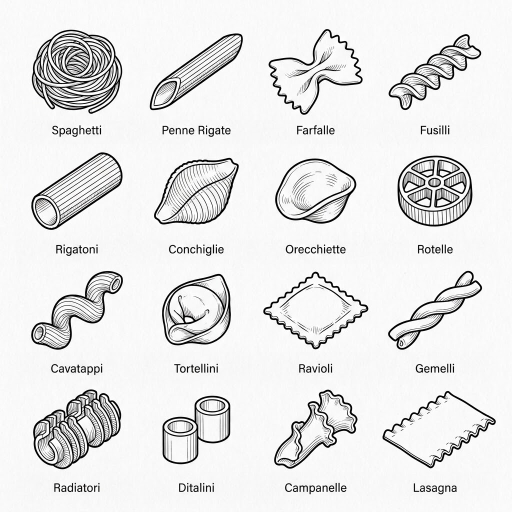
#> input picture data/studio/gemini2/01-1-pasta-field-guide/sources/gemini-g1.png, 1024 x 1024 px (shown at 1/2 size)
$ python build.py gemini-g1.png gemini-g2.png 1.0 1.0 1.0 1.0   (older library calls are emulated)
#> lines starting #> are read from the running program, lines starting #| are printed output that depends on the picture; after the words box and inside, x2 and y2 are one past the last pixel; in counts of white or black regions, pixels touching at a corner belong together
### scripts/studio/oneink.py
"""
One ink from an illustration (the studio's raster path): a tonal or line
illustration on light paper becomes the two print files the MONO Design
Guidelines ask for, checked against sections 02, 04 and 05.

  python scripts/studio/oneink.py <image> <out-dir> <slug> [--crop x0,y0,x1,y1] [--size 0.9]
      [--mode engrave|halftone|line|pen|tone] [--edge horizon|dissolve|circle|arch|oval] [--title "OCTOPUS"] [--sub "Octopus vulgaris"]
      [--plate "Pl. IV"] [--view "Side elevation"] [--views 1] [--outline] [--ground] [--anchor 0.4]

Writes the files of the guidelines' delivery folder (section 09), at 300 DPI on
the 28 x 37 cm print area (3307 x 4370 px):
  <slug>.png         line art: one file, black ink (printed white on black tees);
  <slug>-black.png   tonal work: white ink for a black tee, the subject's light parts
  <slug>-white.png   and black ink for a white tee, its dark parts (two positives);
  <slug>-preview.png 1500 px wide, the design on a black background;
  <slug>-check.json  the measures and anything that fails (not delivered);
  print.json         the same measures, delivered with the design: the shop reads its size,
                     its coverage and whether it may print in white ink on a black tee.

--title and --sub set a heading above the picture, letter-spaced, in Space
Grotesk (SIL OFL 1.1): its capitals 8.5 mm (a heavier stroke) and 5 mm high, with a
0.5 mm rule under it. --plate adds a plate number at the rule's right ("Pl. IV"), --view
names the view after the subtitle ("Side elevation"). A title or subtitle that says
"study" claims several views: --views (how many the picture really shows) must be 2 or
more, or the check fails.

--mode engrave (the default for generated drawings) is line and solid only: no dot
screen anywhere. Lines are found by local contrast (a generated engraving's hatching is
finer than a pixel and reads as grey tone), only the truly dark parts print solid, a flat
grey with no line in it is left as tee; specks under 0.5 mm go. line, pen and tone are the older conversions (line and pen screen a
flat grey; tone is a dot screen throughout); in every mode but tone, more than 3% of the
ink in screen dots fails the check.

--mode halftone is for a shaded picture (tone that carries the drawing: a lit tower, a
feathered breast). It is the screen the shop's own photographs and uploads print with
(scripts/photos/halftone.py, lib/upload/convert.ts), but finer: round dots at 55 lpi (the textile
standard for photographic detail; the catalogue's 1500 px prints and uploads stay at 30) and 45 degrees, the
lightest dot 8% of a cell, the darkest tone 80% (a dark mass wider than 3.5 mm is scaled down to
that open mesh, its texture kept, a narrower stroke stays solid), highlights under 4% left as tee. It is
delivered for the white tee alone (<slug>-white.png: dark dots on a light tee); the dots are
the screen, so the screen, thin-ink and speck measures don't apply to it.

--outline says the picture is drawn as outline, with no cast shadows or shading masses
(asked for in the prompt). Only such a drawing may print in white ink on a black tee: a
shaded drawing printed white is a photographic negative (shadows glow). print.json's
blackTee is --outline and under 10% of the ink in solid fills.

The picture sits at the optical centre of the space under the heading (a little above
the middle), never pinned to the top. A wide subject (over 1.6 times as wide as tall) or
--ground gets a ground line under it and a dimension line below that, so a side
elevation builds height instead of floating as a strip.

--edge is for a full-bleed picture (a scene to the edges), which must not land on
the tee as a rectangle. It says how the scene ends, chosen per design:
  horizon  the ground ends in a straight cut with a thin rule under it; the sides and
           the top fall away, an empty sky is left as tee (the default for a scene);
  dissolve the scene dissolves into the tee on every side, its edge wandering (the scene's
           edge for generated work: no hard rectangle);
  rect     (or plate) cut to a rectangle with a thin keyline round it: fails the check (a hard
           rectangle reads as a photo printed on a shirt);
  circle   cut to a circle with a thin ring (a lens, a seal: a moon, an island);
  arch     a rectangle with a round top and a keyline (a window: falls, towers);
  oval     (or vignette) an engraver's vignette fading to nothing (sparingly: at most one in ten).
--fade is the old name for --edge oval. The keylines are 0.7 mm, 2.5 mm off the picture;
on a black tee only the light parts that carry drawing print, never a plain light area.

Every pixel is ink or nothing (alpha 0 or 255). Tone is a clustered-dot
screen whose dots and gaps are never under 0.4 mm; lines dark enough print
as lines; a dark mass wider than 4 mm is held to an open mesh, never a slab.
"""
import json, os, sys
import cv2
import numpy as np
from PIL import Image, ImageDraw, ImageFont
from scipy import ndimage as ndi

DPI = 300
PX_MM = DPI / 25.4
AREA_W, AREA_H = round(280 * PX_MM), round(370 * PX_MM)  # 3307 x 4370
DESIGN_W, DESIGN_H = 260 * PX_MM, 350 * PX_MM
TOP = round(10 * PX_MM)
# The share of the spare height left above the picture (the optical centre: 40% above, 60% below). A
# picture as wide as it is tall (a round badge) placed so leaves the back empty for 4.6 cm and fails
# the 25 mm start: --anchor 0.15 sets it higher, still clear of the top.
ANCHOR = 0.4
# The heading's height and the space under it (px), when there is one (set in main).
HEAD = 0
# The screen: a 45-degree clustered dot, cell 1.1 mm (about 23 lines an inch).
CELL_MM = 1.1
# The darkest tone a mass may carry: 78% ink, an open mesh.
MAX_MASS_TONE = 0.78
# Where the picture was placed by the last fit (x0, top, width, height in px), for the ground line and the checks.
LAST_BOX = None
# The share of the ink the conversion put down as screen dots (line/pen screen a flat grey; tone is all dots).
SCREENED = 0.0


# [15 lines left out: functions load, flatten_paper, not called in this run]


# How much of the source's drawing sits by a sharp line (set in main; of 14 reviewed studio sources under 0.35, one reached 7).
CRISP = None
CRISP_WARN = 0.35


# [51 lines left out: functions crispness, darkness, fade, dissolve, not called in this run]


EDGES = ("horizon", "dissolve", "rect", "circle", "arch", "oval")
RULE_MM, GAP_MM = 0.7, 2.5


# [51 lines left out: functions edge_shape, edge_rule, crop_box, not called in this run]


FONT = os.path.join(os.path.dirname(__file__), "..", "..", "assets", "fonts", "space-grotesk.ttf")


# [81 lines left out: functions heading, fit, fit_one, not called in this run]


GROUND_MM, DIM_GAP_MM = 0.6, 7.0


# [16 lines left out: function ground_block, not called in this run]


GROUND_BELOW = round((1.5 + GROUND_MM + DIM_GAP_MM + 3) * PX_MM)


def disc(r_px):
    r = int(np.ceil(r_px))
    y, x = np.ogrid[-r:r + 1, -r:r + 1]
    return (x * x + y * y <= r_px * r_px).astype(np.uint8)


# [54 lines left out: functions screen_map, hold_masses, to_ink, engrave_ink, not called in this run]


# The shop's screen (scripts/photos/halftone.py, lib/upload/convert.ts), at this file's 300 DPI, at 55 lpi
# from Oct 2026 (6 px a cell; designs converted before then were screened at 30 and are left as they are).
HT_LPI, HT_ANGLE = 55, 45
HT_MAX_TONE = 0.8
HT_MIN_DOT = 0.08
# A dark mass: a square 3.5 mm across fits inside it (halftone.py SLAB_PX, 19 px at 1500 px for 28 cm).
HT_SLAB_PX = round(19 * AREA_W / 1500) | 1
_ht_screen = None


# [365 lines left out: functions halftone_screen, subject_only, halftone_ink, line_ink, slab_mask, pen_ink and 9 more, not called in this run]


# [2 lines that do not run on import are left out]

### data/studio/gemini2/01-1-pasta-field-guide/sources/build.py
import sys; sys.path.insert(0,'../wt-shop/scripts/studio')
from PIL import Image, ImageDraw, ImageFont
import numpy as np, cv2, oneink, json
from oneink import disc, PX_MM
from skimage.morphology import skeletonize
W,H=3307,4370; PX=PX_MM; F='../wt-shop/assets/fonts/'
SRC=sys.argv[1] if len(sys.argv)>1 else 'g1.jpg'; OUT=sys.argv[2] if len(sys.argv)>2 else 'p1'
TH=0.55
ROWS0=[(40,240),(290,470),(522,710),(762,950)]
NAMES=["Spaghetti","Penne Rigate","Farfalle","Fusilli","Rigatoni","Conchiglie","Orecchiette","Rotelle",
       "Cavatappi","Tortellini","Ravioli","Gemelli","Radiatori","Ditalini","Campanelle","Lasagne"]
g=np.asarray(Image.open(SRC).convert('L')).astype(np.float32)
for y0,y1 in [(236,282),(476,518),(716,756),(950,998)]: g[y0:y1,:]=255     # Gemini's labels
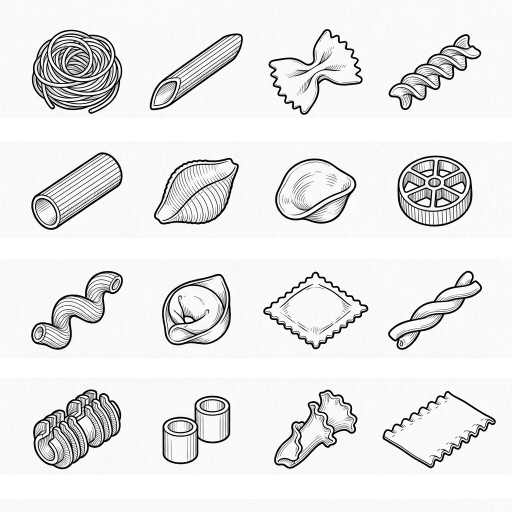
#> g: shape (1024, 1024) float32 (shown at 1/2 size); min 0, max 255, mean 233.7
bgd=cv2.GaussianBlur(cv2.dilate(g,np.ones((15,15),np.uint8)),(0,0),10)
n=np.clip(g/np.maximum(bgd,1),0,1)
ink0=(n<0.75)
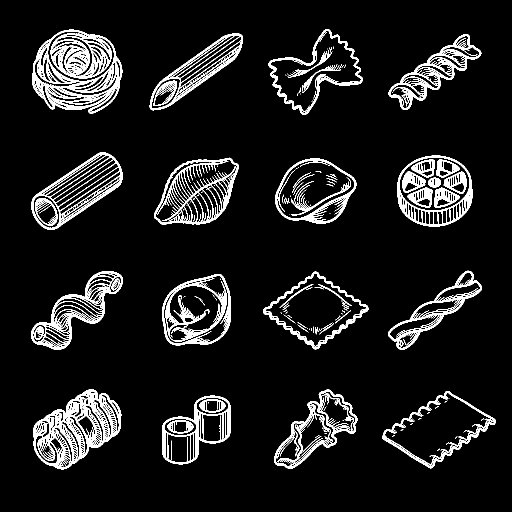
#> ink0: shape (1024, 1024) bool (shown at 1/2 size); 8.6% white; 246 white regions (181 under 20 px), largest, box (x1, y1, x2, y2) and area: (64, 59, 245, 228) 12592, (66, 779, 243, 939) 9471, (308, 315, 478, 449) 5504
ys,xs=np.nonzero(ink0[:, :]); X0,X1=xs.min()-6,xs.max()+6; Y0,Y1=ys.min()-6,ys.max()+6
#> after `X0, X1 = (xs.min() - 6, xs.max() + 6)`: X0 = 56; X1 = 997
#> after `Y0, Y1 = (ys.min() - 6, ys.max() + 6)`: Y0 = 52; Y1 = 944
n=n[Y0:Y1,X0:X1]
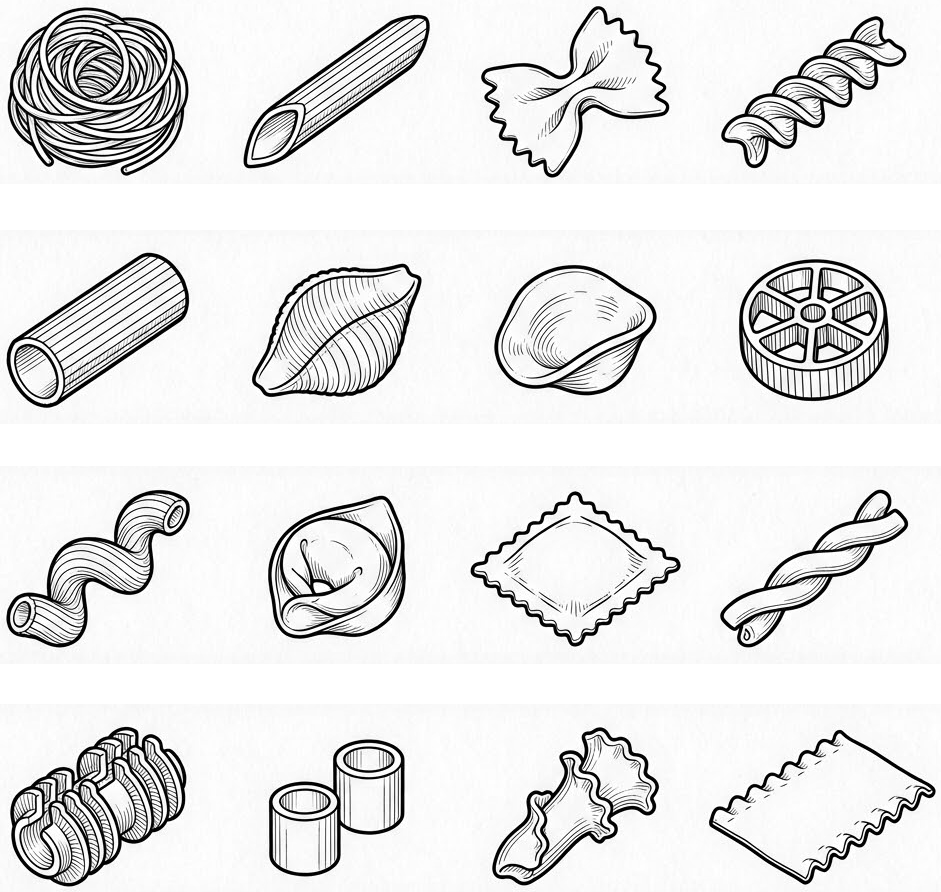
#> n: shape (892, 941) float32; min 0, max 1, mean 0.904
ART_W=float(sys.argv[3])*PX if len(sys.argv)>3 else 258*PX; s=ART_W/n.shape[1]
#> after `s = ART_W / n.shape[1]`: s = 0.0126
up=cv2.resize(n,None,fx=s,fy=s,interpolation=cv2.INTER_LANCZOS4); up=cv2.GaussianBlur(up,(0,0),1.0)
a=(up<TH).astype(np.uint8)
k,lab,st,_=cv2.connectedComponentsWithStats(a); kp=np.zeros(k,bool); kp[1:]=st[1:,cv2.CC_STAT_AREA]>30; a=kp[lab].astype(np.uint8)
#> after `k, lab, st, _ = cv2.connectedComponentsWithStats(a)`: k = 2; st = [[0, 0, 12, 11, 130], [0, 0, 1, 2, 2]]
#> after `kp = np.zeros(k, bool)`: kp = [False, False]
raw=a.copy(); sk=skeletonize(raw>0).astype(np.uint8)
dens=cv2.GaussianBlur(raw.astype(np.float32),(0,0),1.6*PX)
thick=np.maximum(raw,cv2.dilate(sk,disc(float(sys.argv[6]) if len(sys.argv)>6 else 2.6)))
strict=(up<TH-0.10).astype(np.uint8); sk2=skeletonize(strict>0).astype(np.uint8)
thin=np.maximum(strict,cv2.dilate(sk2,disc(2.5)))
DT=float(sys.argv[7]) if len(sys.argv)>7 else 0.42
a=np.where(dens>DT,thin,thick).astype(np.uint8)
# stronger opening inside chosen cells (row,col): fainter hatching dropped, strands kept at 0.42 mm
HARD=[(0,0),(3,0),(3,2)]
st3=(up<TH-0.20).astype(np.uint8); k3,l3,s3,_=cv2.connectedComponentsWithStats(st3); kp3=np.zeros(k3,bool); kp3[1:]=s3[1:,cv2.CC_STAT_AREA]>60; st3=kp3[l3].astype(np.uint8)
#> after `k3, l3, s3, _ = cv2.connectedComponentsWithStats(st3)`: k3 = 1; s3 = [[0, 0, 12, 11, 132]]
#> after `kp3 = np.zeros(k3, bool)`: kp3 = [False]
hard=np.maximum(st3,cv2.dilate(skeletonize(st3>0).astype(np.uint8),disc(2.6)))
for (rr,cc) in HARD:
    y0_=max(0,int((ROWS0[rr][0]-Y0)*s)); y1_=int((ROWS0[rr][1]-Y0)*s); x0_=max(0,int((cc*256-X0)*s)); x1_=int(((cc+1)*256-X0)*s)
    a[y0_:y1_,x0_:x1_]=hard[y0_:y1_,x0_:x1_]
#> this loop made 3 passes
#> (y0_, y1_, x0_, x1_) on passes 1 to 3: (0, 2, 0, 2), (8, 11, 0, 2), (8, 11, 5, 8)
print('dense share',round(float((dens>DT).mean()),3))
#| dense share 0.0
a=cv2.morphologyEx(a,cv2.MORPH_OPEN,disc(0.2*PX-0.01))
ah,aw=a.shape
#> ah = 11; aw = 12
# heading
m=Image.new('L',(W,H),0); d=ImageDraw.Draw(m)
#> after `m = Image.new('L', (W, H), 0)`: m: PIL image 3307x4370 L; every value is 0
top=int(14*PX)
def fit(font,text,width):
#> called with text = 'PASTA', width = 1771.7
    lo,hi=10,1500
    while hi-lo>1:
        mid=(lo+hi)//2; b=ImageFont.truetype(font,mid).getbbox(text); lo,hi=(mid,hi) if b[2]-b[0]<=width else (lo,mid)
    return ImageFont.truetype(font,lo)
f1=fit(F+'playfair-display-bold.ttf','PASTA',150*PX); b1=f1.getbbox('PASTA')
d.text(((W-(b1[2]-b1[0]))//2-b1[0],top-b1[1]),'PASTA',font=f1,fill=255)
y=top+(b1[3]-b1[1])+int(5*PX)
sub='A  FIELD  GUIDE'; f2=fit(F+'libre-caslon-text.ttf',sub,110*PX); b2=f2.getbbox(sub)
d.text(((W-(b2[2]-b2[0]))//2-b2[0],y-b2[1]),sub,font=f2,fill=255)
y+= (b2[3]-b2[1])+int(5*PX)
d.line([(W//2-int(60*PX),y),(W//2+int(60*PX),y)],fill=255,width=int(0.6*PX))
gy=y+int(9*PX)
c=(np.array(m)>127).astype(np.uint8)
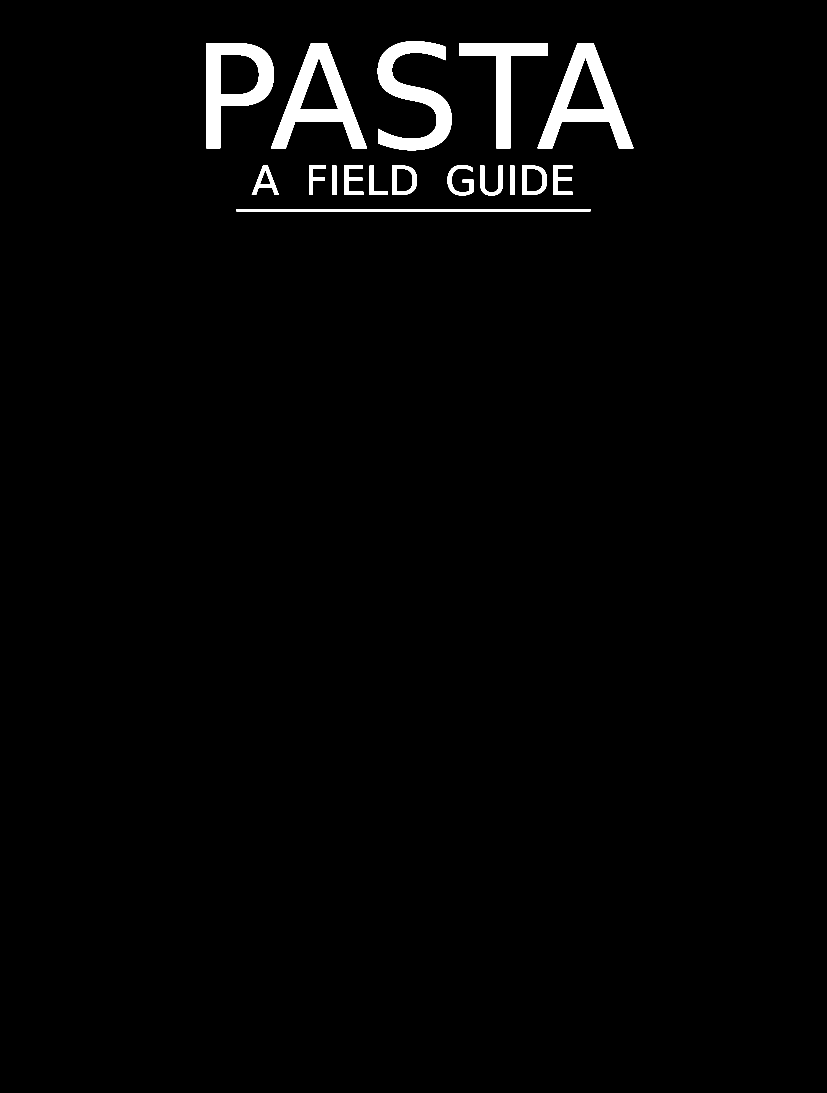
#> c: shape (4370, 3307) (shown at 1/4 size); values 0 (black) and 1 (white), 2.1% white; 17 white regions, largest, box (x1, y1, x2, y2) and area: (1084, 173, 1468, 593) 53615, (2150, 173, 2534, 593) 53615, (1511, 165, 1807, 601) 51203
x0=(W-aw)//2
#> x0 = 1647


cells=[]
for r in range(4):
    for col in range(4):
        cx0=max(0,int((col*256-X0)*s)); cx1=min(aw,int(((col+1)*256-X0)*s))
        ry0=max(0,int((ROWS0[r][0]-Y0)*s)); ry1=min(ah,int((ROWS0[r][1]-Y0)*s))
        sub=a[ry0:ry1,cx0:cx1].copy()
#> (the run stopped early here; a loop or call above may not have finished)
